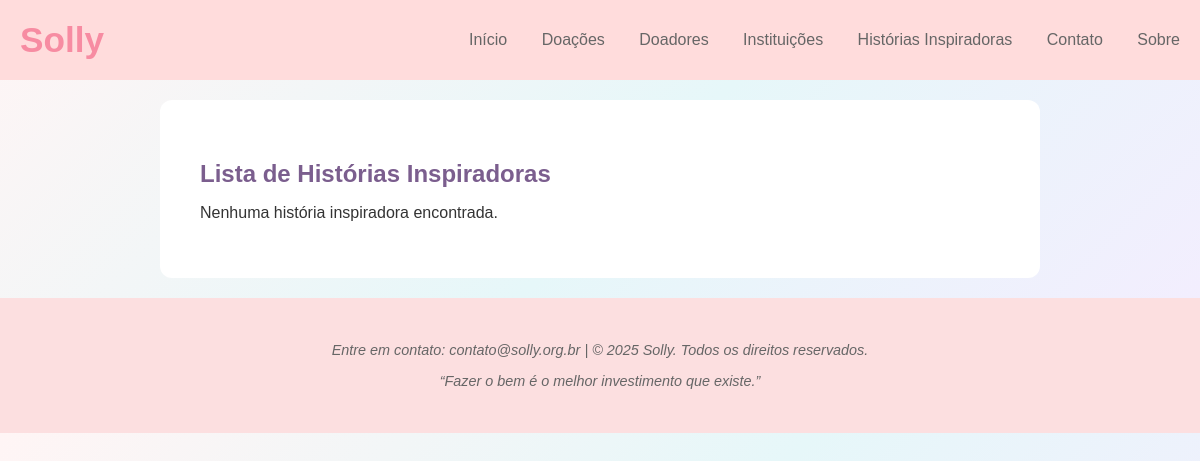
Before: /listar/historias-inspiradoras/ with the older database file.
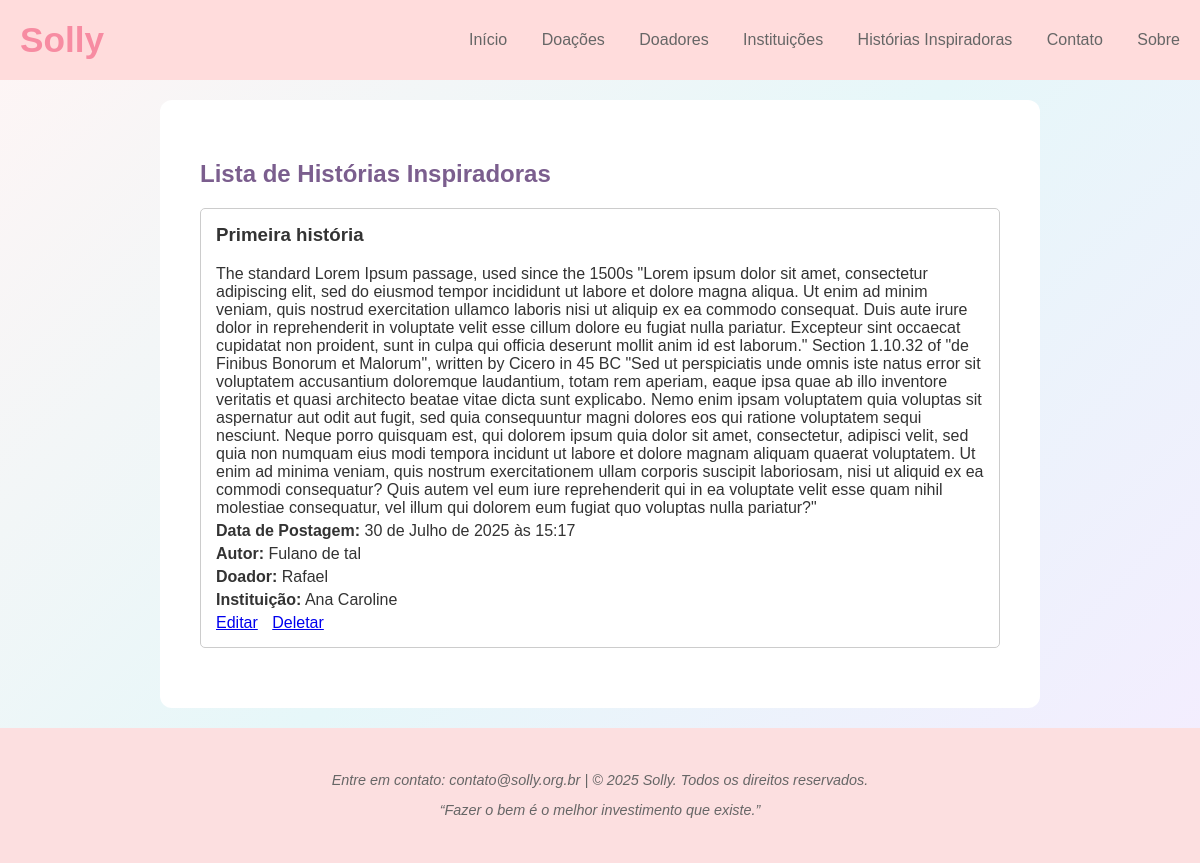
After: the same page with the newer database file.
### paginasweb/models.py (models this page shows, shortened)
class Historia_Inspiradoras(models.Model):
    titulo = models.CharField(max_length=150)
    conteudo = models.TextField()
    data_postagem = models.DateTimeField(auto_now_add=True)
    autor = models.CharField(max_length=100)
    doador = models.ForeignKey(Doador, on_delete=models.PROTECT, null=True)
    instituicao = models.ForeignKey(Instituicao, on_delete=models.PROTECT, null=True)

class Doador(models.Model):
    nome = models.CharField(max_length=100)
    telefone = models.CharField(max_length=14)
    cidade = models.CharField(max_length=100)
    def __str__(self):
        return self.nome

class Instituicao(models.Model):
    nome = models.CharField(max_length=150)
    telefone = models.CharField(max_length=14)
    cidade = models.CharField(max_length=100)
    tipo = models.CharField(max_length=100, help_text="Por exemplo: ")
    descricao = models.CharField(max_length=250, verbose_name="descrição")
    def __str__(self):
        return self.nome
    class Meta:
        verbose_name = "Instituição"
        verbose_name_plural = "Instituições"
        ordering = ["nome"]

### paginasweb/views.py (the view)
# urls.py: path("listar/historias-inspiradoras/", Historia_InspiradorasList.as_view(), name="listar-historia-inspiradora"),
class Historia_InspiradorasList(ListView):
    template_name = 'paginasweb/lista/historias_inspiradorasList.html'
    model = Historia_Inspiradoras

### paginasweb/templates/paginasweb/lista/historias_inspiradorasList.html
{% extends "paginasweb/modelo.html" %}
{% load static %}
{% block conteudo %}
<h2>Lista de Histórias Inspiradoras</h2>
{% for historia in object_list %}
<div class="blog-post">
    <h3>{{ historia.titulo }}</h3>
    <p>{{ historia.conteudo }}</p>
    <p><strong>Data de Postagem:</strong> {{ historia.data_postagem }}</p>
    <p><strong>Autor:</strong> {{ historia.autor }}</p>
    <p><strong>Doador:</strong> {{ historia.doador }}</p>
    <p><strong>Instituição:</strong> {{ historia.instituicao }}</p>
    <a href="{% url "editar-historia-inspiradora" historia.pk %}">Editar</a>
    <a href="{% url "deletar-historia-inspiradora" historia.pk %}">Deletar</a>
</div>
{% empty %}
<p>Nenhuma história inspiradora encontrada.</p>
{% endfor %}
{% endblock %}

### paginasweb/templates/paginasweb/modelo.html (shortened to what this page needs)
{% extends "paginasweb/index.html" %}

### paginasweb/templates/paginasweb/index.html (shortened to what this page needs)
 {% load static %}
<!DOCTYPE html>
<html lang="pt-BR">
<head>
  <link rel="stylesheet" href="{% static 'css/estilo.css' %}">
</head>
<body>
  <header>
    <div class="logo">Solly</div>
    <nav>
      <a href="{% url "index" %}">Início</a>
      <a href="{% url "listar-doacao" %}">Doações</a>
      <a href="{% url "listar-doador" %}">Doadores</a>
      <a href="{% url "listar-instituicao" %}">Instituições</a>
      <a href="{% url "listar-historia-inspiradora" %}">Histórias Inspiradoras</a>
      <a href="#">Contato</a>
      <a href="{% url 'sobre' %}">Sobre</a>
    </nav>
  </header>
  <section class="conteudo">
    {% block conteudo %}{% endblock conteudo %}
  </section>
  <footer>
    <p>Entre em contato: contato@solly.org.br | © 2025 Solly. Todos os direitos reservados.</p>
    <p>“Fazer o bem é o melhor investimento que existe.”</p>
  </footer>
</body>
</html>

### static/css/estilo.css (style rules this page uses)
:root { --cor-fundo: #fff9f8; --cor-destaque: #ffcce0; --cor-clara: #e6f3f4; --cor-titulo: #444; --cor-menu: #666; --cor-botao: #f89dbb; }
body { margin: 0; font-family: 'Segoe UI', sans-serif; background-color: var(--cor-fundo); color: var(--cor-titulo); }
header { display: flex; justify-content: space-between; align-items: center; padding: 25px 40px; background-color: transparent; }
.logo { font-size: 2.2em; font-weight: bold; color: #f78ca2; font-family: 'Comic Sans MS', cursive, sans-serif; }
nav a { margin-left: 30px; text-decoration: none; color: var(--cor-menu); font-size: 1em; transition: color 0.3s ease; }
footer { text-align: center; padding: 30px; background-color: #fef1f5; font-size: 0.9em; color: #777; }
body { font-family: 'Quicksand', sans-serif; margin: 0; padding: 0; background: linear-gradient(135deg, #fff5f5, #e6f7f9, #f5ecff); color: #333; }
header { background-color: #ffdcdc; padding: 20px; display: flex; align-items: center; justify-content: space-between; flex-wrap: wrap; text-align: center; }
section { padding: 40px 20px; max-width: 1000px; margin: auto; }
section h2 { color: #7b5e8e; margin-bottom: 10px; font-weight: 600; }
footer { background-color: #fcdfe0; text-align: center; padding: 30px; color: #666; font-size: 0.9em; font-style: italic; }
.conteudo { max-width: 800px; margin: 20px auto; border-radius: 12px; background-color: #FFFFFF; padding: 40px; }
.conteudo h2 { font-weight: 600; }
.blog-post { border: 1px solid #ccc; border-radius: 5px; padding: 15px; margin: 20px 0; }
.blog-post h3 { margin-top: 0; }
.blog-post p { margin: 5px 0; }
.blog-post a { margin-right: 10px; }

Changed rows visible on the page:
added Historia_Inspiradoras: titulo "Primeira história", conteudo "The standard Lorem Ipsum passage, used since the 1500s \"Lorem ipsum dolor sit amet, consectetur adipiscing elit, sed do eiusmod tempor incididunt ut labore et dolore magna aliqua. Ut enim ad minim veniam, quis nostrud exercitation ullamco laboris nisi ut aliquip ex ea commodo consequat. Duis aute irure dolor in reprehenderit in voluptate velit esse cillum dolore eu fugiat nulla pariatur. Excepteur sint occaecat cupidatat non proident, sunt in culpa qui officia deserunt mollit anim id est laborum.\" Section 1.10.32 of \"de Finibus Bonorum et Malorum\", written by Cicero in 45 BC \"Sed ut perspiciatis unde omnis iste natus error sit voluptatem accusantium doloremque laudantium, totam rem aperiam,…", data_postagem "30 de Julho de 2025 às 15:17", autor "Fulano de tal", doador "Rafael", instituicao "Ana Caroline"
Other visible differences:
text no longer shown: "Nenhuma história inspiradora encontrada."
